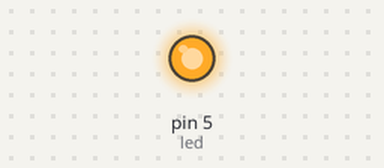
Recording of a sketch running on a simulated Arduino Uno, built with avr-gcc and run on an emulated ATmega328P. Parts: output pins drawn as LEDs (lit = HIGH).

Above: at 0.15 s.
At 6.3 s:
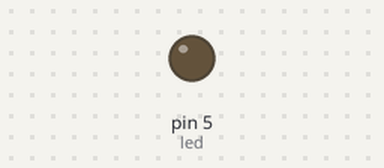
Timing chart, 0 to 9.1 s (numbered marks = the images above):
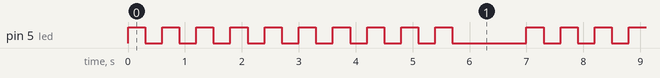

The sketch:

practicaParametrosConRetorno.ino
```cpp
int led = 5;

void setup() {
  pinMode(5, OUTPUT);
}

void loop() {
  int resultado = divide4(40);
  parpadeaCiclo(resultado);
  delay(1000);
}

int divide4(int numero) {
  return  numero / 4;
}

void parpadeaCiclo(int n) {
  for (int i = 1; i <= n; i++) {
    digitalWrite(led, HIGH);
    delay(300);
    digitalWrite(led, LOW);
    delay(300);
  }
}
```

Measured:
- by itself, pin 5 (led): repeats every 7.0 s: 9 × (LOW 0.30 s, HIGH 0.30 s), LOW 1.3 s, HIGH 0.30 s
- by itself, everything shown: repeats every 7.0 s, in 20 steps
